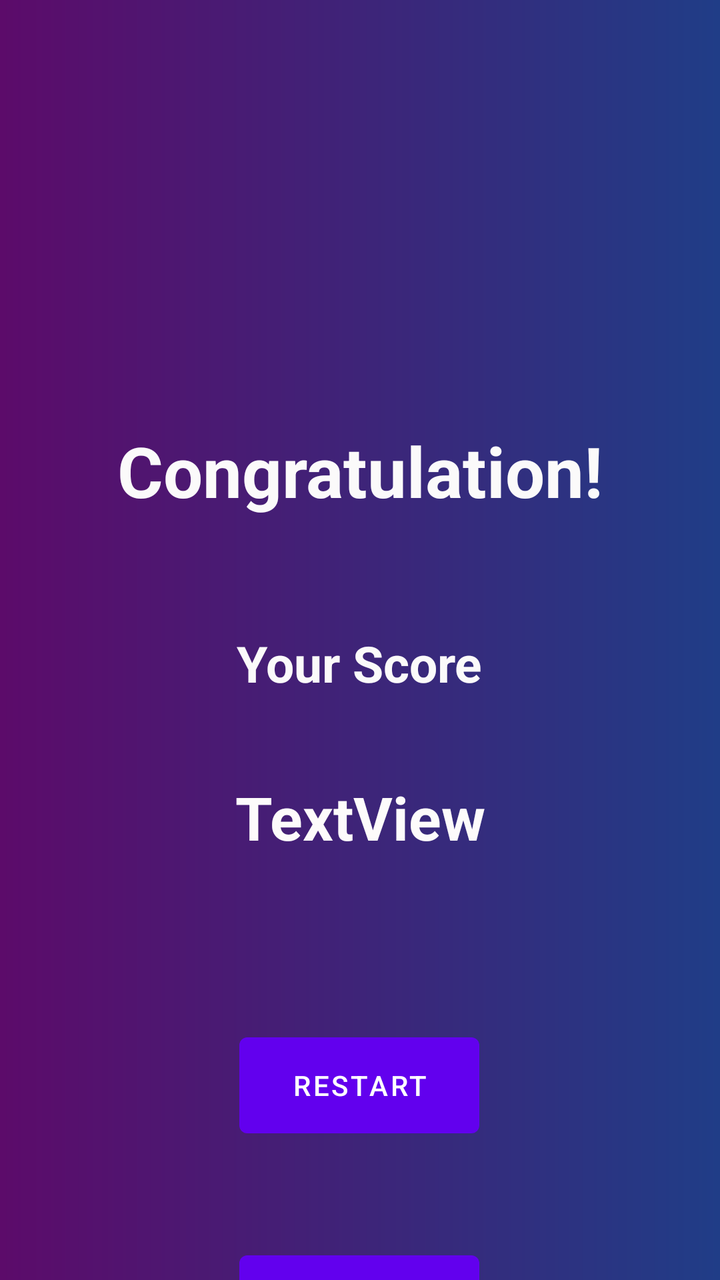
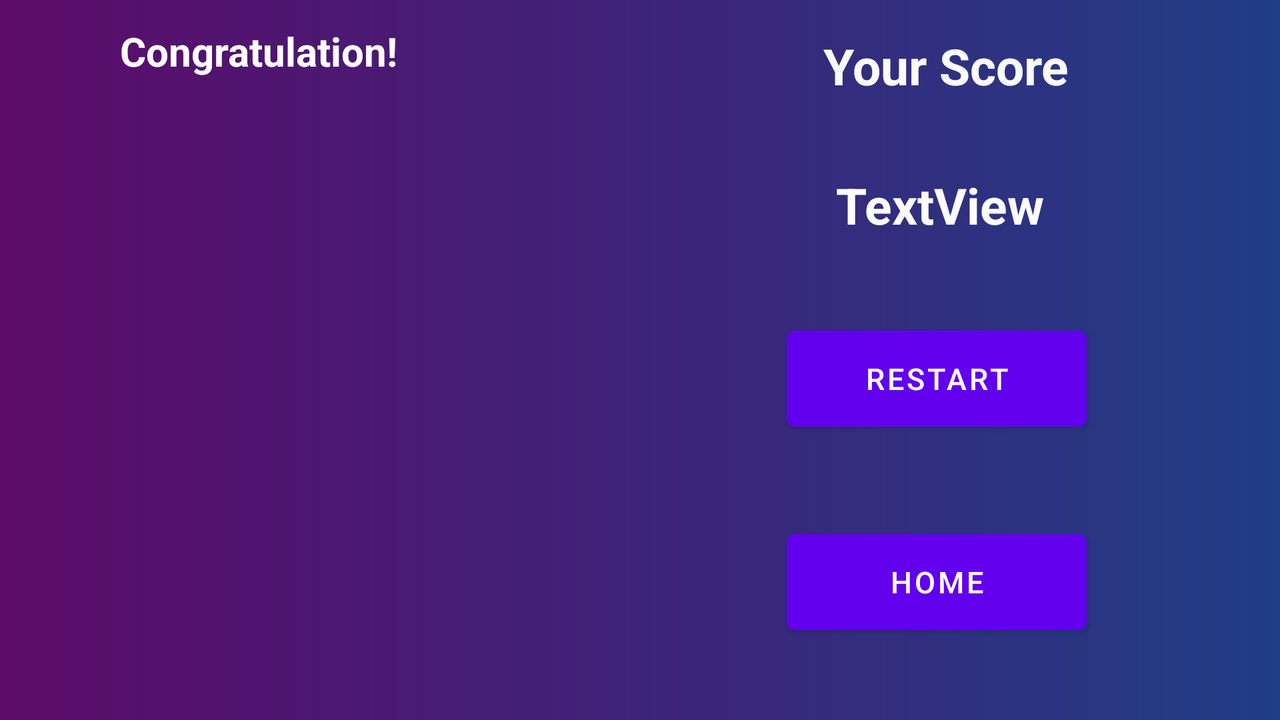

The same Android screen from two of the app's own layout files: first res/layout/ as a phone draws it, then the repository's variant for another configuration, drawn on a device whose configuration selects that folder. Both files follow.
<!-- AndroidManifest.xml: application theme Theme.Quiz_Time2 -->
<!-- res/layout/activity_result.xml -->
<?xml version="1.0" encoding="utf-8"?>
<androidx.constraintlayout.widget.ConstraintLayout xmlns:android="http://schemas.android.com/apk/res/android"
    xmlns:app="http://schemas.android.com/apk/res-auto"
    xmlns:tools="http://schemas.android.com/tools"
    android:layout_width="match_parent"
    android:layout_height="match_parent"
    android:background="@drawable/background72"
    tools:context=".ResultActivity">

    <ImageView
        android:id="@+id/imageView4"
        android:layout_width="150dp"
        android:layout_height="150dp"
        android:layout_marginTop="38dp"
        app:layout_constraintEnd_toEndOf="parent"
        app:layout_constraintStart_toStartOf="parent"
        app:layout_constraintTop_toTopOf="parent"
        app:srcCompat="@drawable/trophy" />

    <TextView
        android:id="@+id/textView2"
        android:layout_width="wrap_content"
        android:layout_height="wrap_content"
        android:layout_marginTop="24dp"
        android:text="Congratulation!"
        android:textColor="#FBFAFA"
        android:textSize="35dp"
        android:textStyle="bold"
        app:layout_constraintEnd_toEndOf="parent"
        app:layout_constraintStart_toStartOf="parent"
        app:layout_constraintTop_toBottomOf="@+id/imageView4" />

    <TextView
        android:id="@+id/textView3"
        android:layout_width="wrap_content"
        android:layout_height="wrap_content"
        android:layout_marginTop="56dp"
        android:text="Your Score"
        android:textColor="#FBFAFA"
        android:textSize="25dp"
        android:textStyle="bold"
        app:layout_constraintEnd_toEndOf="parent"
        app:layout_constraintHorizontal_bias="0.498"
        app:layout_constraintStart_toStartOf="parent"
        app:layout_constraintTop_toBottomOf="@+id/textView2" />

    <TextView
        android:id="@+id/Score21"
        android:layout_width="wrap_content"
        android:layout_height="wrap_content"
        android:layout_marginTop="40dp"
        android:text="TextView"
        android:textColor="#FDFBFB"
        android:textSize="30dp"
        android:textStyle="bold"
        app:layout_constraintEnd_toEndOf="parent"
        app:layout_constraintStart_toStartOf="parent"
        app:layout_constraintTop_toBottomOf="@+id/textView3" />

    <Button
        android:id="@+id/Restart"
        android:layout_width="120dp"
        android:layout_height="60dp"
        android:layout_marginTop="84dp"
        android:text="restart"
        app:layout_constraintEnd_toEndOf="parent"
        app:layout_constraintHorizontal_bias="0.498"
        app:layout_constraintStart_toStartOf="parent"
        app:layout_constraintTop_toBottomOf="@+id/Score21" />

    <Button
        android:id="@+id/Home2"
        android:layout_width="120dp"
        android:layout_height="60dp"
        android:layout_marginTop="49dp"
        android:text="home"
        app:layout_constraintBottom_toBottomOf="parent"
        app:layout_constraintEnd_toEndOf="parent"
        app:layout_constraintHorizontal_bias="0.498"
        app:layout_constraintStart_toStartOf="parent"
        app:layout_constraintTop_toBottomOf="@+id/Restart"
        app:layout_constraintVertical_bias="0.0" />
</androidx.constraintlayout.widget.ConstraintLayout>
<!-- resources referenced by this layout -->
<resources>
  <!-- drawable background72 (drawable) -->
  <?xml version="1.0" encoding="utf-8"?>
  <shape xmlns:android="http://schemas.android.com/apk/res/android">
  <gradient android:startColor="#5C0B6A" android:endColor="#203D87"/>
  </shape>
  <style name="Theme.Quiz_Time2" parent="Theme.MaterialComponents.DayNight.DarkActionBar">
          
          <item name="colorPrimary">@color/purple_500</item>
          <item name="colorPrimaryVariant">@color/purple_700</item>
          <item name="colorOnPrimary">@color/white</item>
          
          <item name="colorSecondary">@color/teal_200</item>
          <item name="colorSecondaryVariant">@color/teal_700</item>
          <item name="colorOnSecondary">@color/black</item>
          
          <item name="android:statusBarColor" tools:targetApi="l">?attr/colorPrimaryVariant</item>
          
      </style>
  <color name="purple_500">#FF6200EE</color>
  <color name="purple_700">#FF3700B3</color>
  <color name="white">#FFFFFFFF</color>
  <color name="teal_200">#FF03DAC5</color>
  <color name="teal_700">#FF018786</color>
  <color name="black">#FF000000</color>
</resources>
<!-- res/layout-land/activity_result.xml (the repository's variant of the layout above) -->
<!-- drawn on the phone turned sideways -->
<?xml version="1.0" encoding="utf-8"?>
<androidx.constraintlayout.widget.ConstraintLayout xmlns:android="http://schemas.android.com/apk/res/android"
    xmlns:app="http://schemas.android.com/apk/res-auto"
    xmlns:tools="http://schemas.android.com/tools"
    android:layout_width="match_parent"
    android:layout_height="match_parent"
    android:background="@drawable/background72"
    tools:context=".ResultActivity">

    <ImageView
        android:id="@+id/imageView4"
        android:layout_width="300dp"
        android:layout_height="250dp"
        android:layout_marginTop="56dp"
        app:layout_constraintEnd_toEndOf="parent"
        app:layout_constraintHorizontal_bias="0.0"
        app:layout_constraintStart_toStartOf="parent"
        app:layout_constraintTop_toTopOf="parent"
        app:srcCompat="@drawable/trophy" />

    <TextView
        android:id="@+id/textView2"
        android:layout_width="wrap_content"
        android:layout_height="wrap_content"
        android:layout_marginTop="12dp"
        android:text="Congratulation!"
        android:textColor="#FDFCFC"
        android:textSize="20dp"
        android:textStyle="bold"
        app:layout_constraintEnd_toEndOf="parent"
        app:layout_constraintHorizontal_bias="0.12"
        app:layout_constraintStart_toStartOf="parent"
        app:layout_constraintTop_toTopOf="parent" />

    <TextView
        android:id="@+id/textView3"
        android:layout_width="wrap_content"
        android:layout_height="wrap_content"
        android:layout_marginTop="16dp"
        android:gravity="center"
        android:text="Your Score"
        android:textColor="#FBFAFA"
        android:textSize="25dp"
        android:textStyle="bold"
        app:layout_constraintEnd_toEndOf="parent"
        app:layout_constraintHorizontal_bias="0.795"
        app:layout_constraintStart_toStartOf="parent"
        app:layout_constraintTop_toTopOf="parent" />

    <TextView
        android:id="@+id/Score21"
        android:layout_width="wrap_content"
        android:layout_height="wrap_content"
        android:layout_marginTop="36dp"
        android:text="TextView"
        android:textColor="#FDFBFB"
        android:textSize="25dp"
        android:textStyle="bold"
        app:layout_constraintEnd_toEndOf="parent"
        app:layout_constraintHorizontal_bias="0.78"
        app:layout_constraintStart_toStartOf="parent"
        app:layout_constraintTop_toBottomOf="@+id/textView3" />

    <Button
        android:id="@+id/Restart"
        android:layout_width="150dp"
        android:layout_height="60dp"
        android:layout_marginTop="40dp"
        android:text="restart"
        android:textSize="15dp"
        app:layout_constraintEnd_toEndOf="parent"
        app:layout_constraintHorizontal_bias="0.803"
        app:layout_constraintStart_toStartOf="parent"
        app:layout_constraintTop_toBottomOf="@+id/Score21" />

    <Button
        android:id="@+id/Home2"
        android:layout_width="150dp"
        android:layout_height="60dp"
        android:layout_marginTop="24dp"
        android:layout_marginBottom="24dp"
        android:text="home"
        android:textSize="15dp"
        app:layout_constraintBottom_toBottomOf="parent"
        app:layout_constraintEnd_toEndOf="parent"
        app:layout_constraintHorizontal_bias="0.803"
        app:layout_constraintStart_toStartOf="parent"
        app:layout_constraintTop_toBottomOf="@+id/Restart"
        app:layout_constraintVertical_bias="0.545" />
</androidx.constraintlayout.widget.ConstraintLayout>
